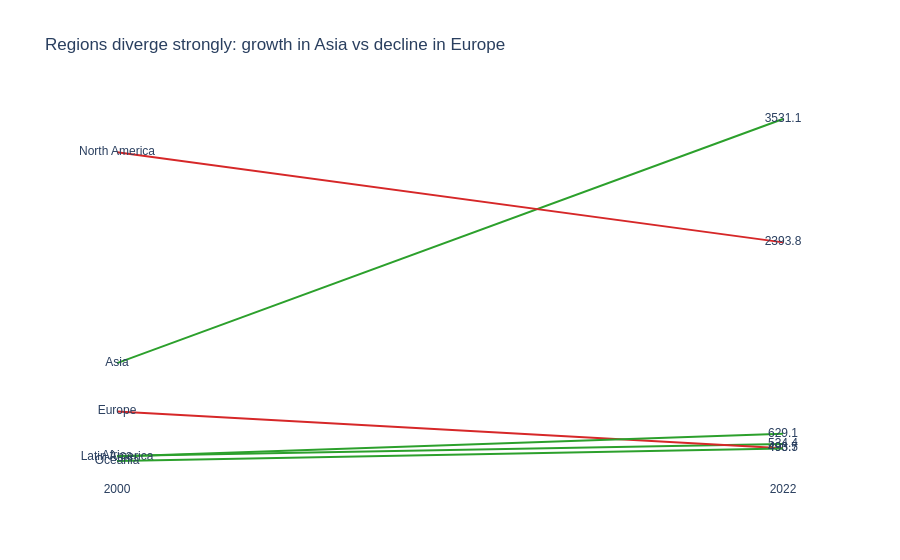

The code cell stored with this chart in its notebook:
### Markdown cell above
---
## Task 2 — Slopegraph: Regional Change 2000 vs 2022

**What to build:** A slopegraph comparing **average regional CO2 emissions** between 2000 and 2022.

**Requirements:**
- One line per region (not per country — aggregate first)
- Colour: regions that increased = one colour; decreased = another
- Values labelled at both ends of each line
- No y-axis tick labels (the endpoint labels make them redundant)
- Insight title stating which regions moved most

> 💡 `df.groupby(['Region','Year'])['CO2_Mt'].mean().reset_index()` then filter to 2000 and 2022

### Code cell
# Task 2 — Slopegraph: regional averages
# YOUR CODE HERE

import pandas as pd
import plotly.graph_objects as go

# Find correct CO2 column automatically
co2_col = [col for col in df.columns if "co2" in col.lower()][0]
print("Using CO2 column:", co2_col)

# Aggregate
region_df = df.groupby(['Region', 'Year'])[co2_col].mean().reset_index()

# Filter 2000 & 2022
region_df = region_df[region_df['Year'].isin([2000, 2022])]

# Pivot
pivot_df = region_df.pivot(index='Region', columns='Year', values=co2_col).reset_index()
pivot_df.columns = ['Region', '2000', '2022']

# Change
pivot_df['change'] = pivot_df['2022'] - pivot_df['2000']

fig = go.Figure()

for _, row in pivot_df.iterrows():
    color = '#2ca02c' if row['change'] > 0 else '#d62728'

    fig.add_trace(go.Scatter(
        x=[2000, 2022],
        y=[row['2000'], row['2022']],
        mode='lines',
        line=dict(color=color, width=2),
        hoverinfo='skip',
        showlegend=False
    ))

    fig.add_trace(go.Scatter(
        x=[2000],
        y=[row['2000']],
        mode='text',
        text=[row['Region']],
        showlegend=False
    ))

    fig.add_trace(go.Scatter(
        x=[2022],
        y=[row['2022']],
        mode='text',
        text=[f"{row['2022']:.1f}"],
        showlegend=False
    ))

fig.update_layout(
    title="Regions diverge strongly: growth in Asia vs decline in Europe",
    plot_bgcolor='white',
    paper_bgcolor='white',
    font=dict(family="Arial"),
    xaxis=dict(tickvals=[2000, 2022], showgrid=False),
    yaxis=dict(showticklabels=False, showgrid=False)
)

fig.show()

### Figure 1 — Plotly figure (JSON) as saved in the notebook; plotly's stock layout.template omitted (floating-point values rounded to 4 significant figures)
{"data": [{"hoverinfo": "skip", "line": {"color": "#2ca02c", "width": 2}, "mode": "lines", "showlegend": false, "type": "scatter", "x": [2000, 2022], "y": [425.4, 534.4]}, {"mode": "text", "showlegend": false, "text": ["Africa"], "type": "scatter", "x": [2000], "y": [425.4]}, {"mode": "text", "showlegend": false, "text": ["534.4"], "type": "scatter", "x": [2022], "y": [534.4]}, {"hoverinfo": "skip", "line": {"color": "#2ca02c", "width": 2}, "mode": "lines", "showlegend": false, "type": "scatter", "x": [2000, 2022], "y": [1280.0, 3531.0]}, {"mode": "text", "showlegend": false, "text": ["Asia"], "type": "scatter", "x": [2000], "y": [1280.0]}, {"mode": "text", "showlegend": false, "text": ["3531.1"], "type": "scatter", "x": [2022], "y": [3531.0]}, {"hoverinfo": "skip", "line": {"color": "#d62728", "width": 2}, "mode": "lines", "showlegend": false, "type": "scatter", "x": [2000, 2022], "y": [834.9, 496.5]}, {"mode": "text", "showlegend": false, "text": ["Europe"], "type": "scatter", "x": [2000], "y": [834.9]}, {"mode": "text", "showlegend": false, "text": ["496.5"], "type": "scatter", "x": [2022], "y": [496.5]}, {"hoverinfo": "skip", "line": {"color": "#2ca02c", "width": 2}, "mode": "lines", "showlegend": false, "type": "scatter", "x": [2000, 2022], "y": [419.9, 629.1]}, {"mode": "text", "showlegend": false, "text": ["Latin America"], "type": "scatter", "x": [2000], "y": [419.9]}, {"mode": "text", "showlegend": false, "text": ["629.1"], "type": "scatter", "x": [2022], "y": [629.1]}, {"hoverinfo": "skip", "line": {"color": "#d62728", "width": 2}, "mode": "lines", "showlegend": false, "type": "scatter", "x": [2000, 2022], "y": [3224.0, 2394.0]}, {"mode": "text", "showlegend": false, "text": ["North America"], "type": "scatter", "x": [2000], "y": [3224.0]}, {"mode": "text", "showlegend": false, "text": ["2393.8"], "type": "scatter", "x": [2022], "y": [2394.0]}, {"hoverinfo": "skip", "line": {"color": "#2ca02c", "width": 2}, "mode": "lines", "showlegend": false, "type": "scatter", "x": [2000, 2022], "y": [378.4, 493.7]}, {"mode": "text", "showlegend": false, "text": ["Oceania"], "type": "scatter", "x": [2000], "y": [378.4]}, {"mode": "text", "showlegend": false, "text": ["493.7"], "type": "scatter", "x": [2022], "y": [493.7]}], "layout": {"font": {"family": "Arial"}, "paper_bgcolor": "white", "plot_bgcolor": "white", "title": {"text": "Regions diverge strongly: growth in Asia vs decline in Europe"}, "xaxis": {"showgrid": false, "tickvals": [2000, 2022]}, "yaxis": {"showgrid": false, "showticklabels": false}}}
